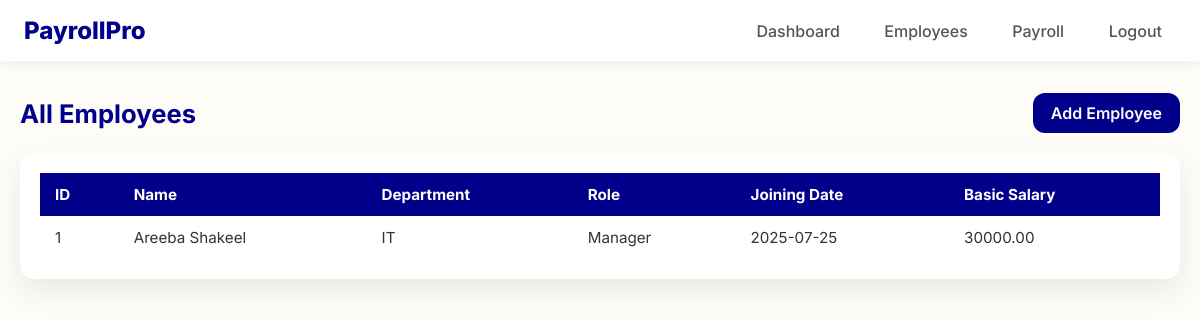
/employees (signed in), run on an earlier commit of the app's database.
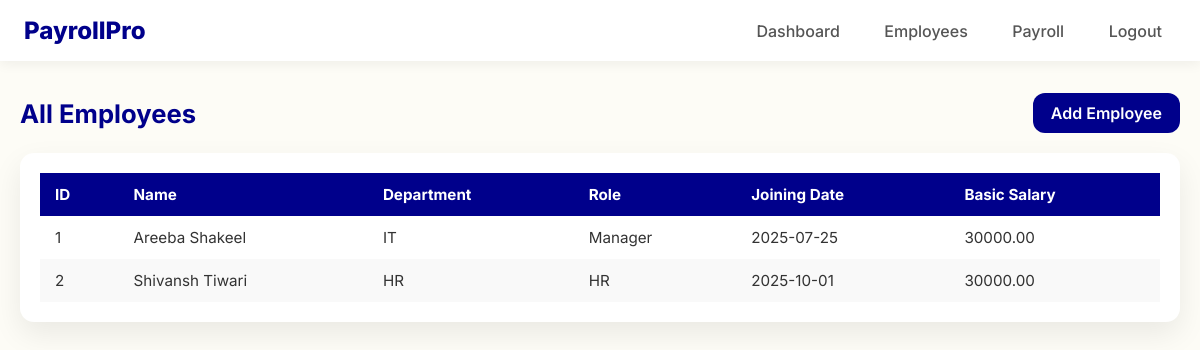
And on a later commit of the database.
### app.py (models this page shows)
class Employee(db.Model):
    id = db.Column(db.Integer, primary_key=True)
    name = db.Column(db.String(100))
    department = db.Column(db.String(100))
    role = db.Column(db.String(100))
    joining_date = db.Column(db.String(100))
    basic_salary = db.Column(db.Float)

### app.py (the view)
@app.route('/employees')
def view_employees():
    if 'admin' not in session:
        return redirect(url_for('login'))
    employees = Employee.query.all()
    return render_template('view_employees.html', employees=employees)

### app.py (called while the page is built)
@app.context_processor
def inject_current_year():
    return { 'current_year': datetime.now().year }

### templates/view_employees.html (shortened to what this page needs)
<!DOCTYPE html>
<html lang="en">
<head>
</head>
<body>
<header>
    <a class="brand" href="#">PayrollPro</a>
    <div class="nav-links">
        <a href="{{ url_for('dashboard') }}">Dashboard</a>
        <a href="{{ url_for('view_employees') }}">Employees</a>
        <a href="{{ url_for('view_salaries') }}">Payroll</a>
        <a href="{{ url_for('logout') }}">Logout</a>
    </div>
</header>
<main>
    <section class="table-section">
        <div class="table-actions">
            <h2>All Employees</h2>
            <a class="btn-primary" style="color: white;" href="{{ url_for('add_employee') }}">Add Employee</a>
        </div>
        <div class="table-card">
            <table class="responsive-table">
                <thead >
                    <tr style="color: white;"><th>ID</th><th>Name</th><th>Department</th><th>Role</th><th>Joining Date</th><th>Basic Salary</th></tr>
                </thead>
                <tbody>
                    {% for emp in employees %}
                    <tr>
                        <td>{{ emp.id }}</td>
                        <td>{{ emp.name }}</td>
                        <td>{{ emp.department }}</td>
                        <td>{{ emp.role }}</td>
                        <td>{{ emp.joining_date }}</td>
                        <td>{{ "{:.2f}".format(emp.basic_salary) }}</td>
                    </tr>
                    {% endfor %}
                </tbody>
            </table>
        </div>
    </section>
</main>
</body>
</html>

What changed in the data, as far as the page shows it:
added Employee: id "2", name "Shivansh Tiwari", department "HR", role "HR", joining_date "2025-10-01", basic_salary "30000.00"
